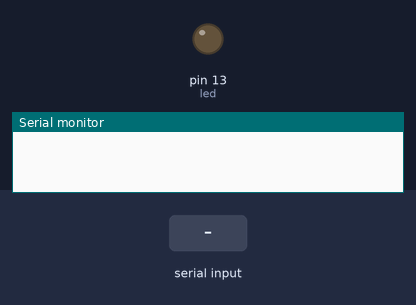
The sketch below on a simulated Arduino Uno, built with avr-gcc and run on an emulated ATmega328P. On the bench: output pins drawn as LEDs (lit = HIGH), the last lines printed to the serial monitor. The test bench sets the inputs (shaded band).

Above: at 1.2 s.
1.3 s: "kedip\n" received over Serial
At 2.2 s:
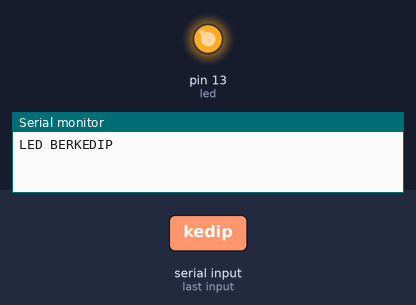
4.3 s: "1\n" received over Serial
At 5.1 s:
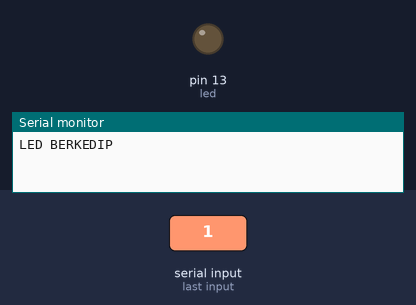
5.9 s: "hidup\n" received over Serial
At 6.5 s:
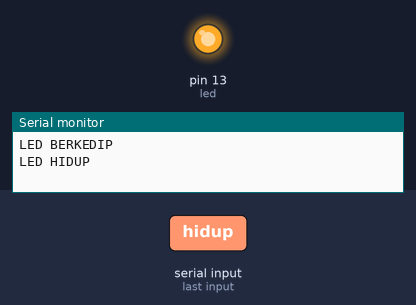
Timing chart, 0 to 8.9 s (numbered marks = the images above; inputs shaded):
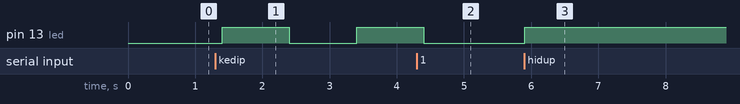

The sketch:

T.AntarMuka_M1_P1.ino
```cpp
// Syarif Hidayat_D400220086_Kelas A //
const int led  = 13;
String code;
void setup() {
  Serial.begin(9600);
  pinMode(led, OUTPUT);
}
void loop() {
  if (Serial.available()) {
    code = Serial.readStringUntil('\n');
    code.trim();
  } if (code == "hidup") {
    digitalWrite(led, HIGH);
    Serial.println("LED HIDUP");
    code = "";
  }
  else if (code == "mati") {
    digitalWrite(led, LOW);
    Serial.println("LED MATI");
    code = "";
  }
  // Syarif Hidayat_D400220086_Kelas A //
  else if (code == "kedip") {
    Serial.println("LED BERKEDIP");
    while (true) {
      digitalWrite(led, HIGH);
      delay(1000);
      digitalWrite(led, LOW);
      delay(1000);
      if (Serial.available()) {
        code = Serial.readStringUntil('\n');
        code.trim();
        break;
      }
    }
  }
  delay(100);
}
```

Measured:
- after the input at 1.3 s, pin 13 (led): LOW → HIGH after 0.10 s, → LOW 1.0 s later, → HIGH 1.0 s later
- after the input at 4.3 s, pin 13 (led): goes on until 4.4 s, then stays LOW
- after the input at 5.9 s, pin 13 (led): LOW → HIGH at once
